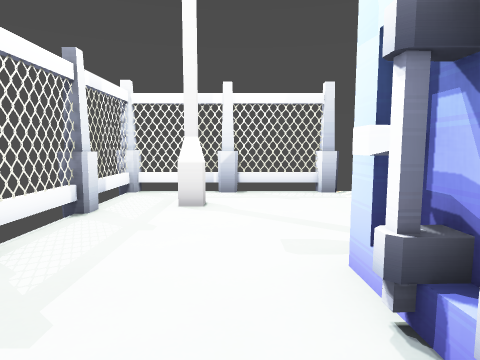
view 1 (above)

12 first-person views from a walk through a 3-D level made in the Godot game engine. The camera is 1.2 m above the floor, tilts 6° down and sees 75° across. The floor is counted in squares, 1 m on a side. Each view is taken from the middle of a square. On the plan, view 1 faces up. The plan holds only what a view shows up to about 13 squares ahead; the rest is blank. The place goes on beyond the plan. Some surface patterns are stand-ins.

view 2
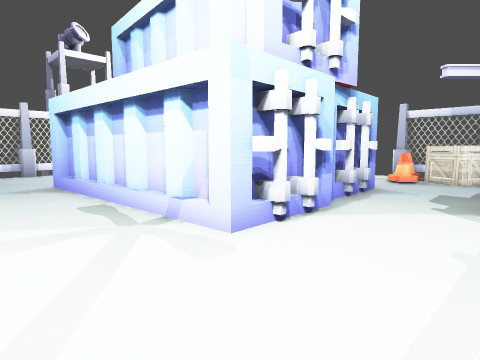

view 3
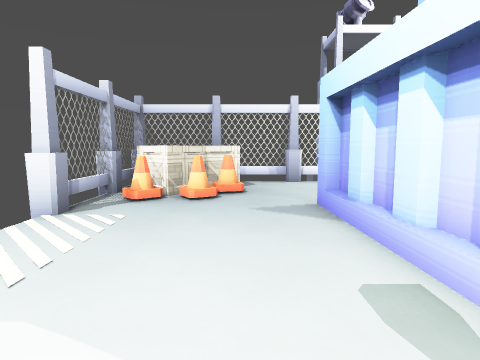

view 4
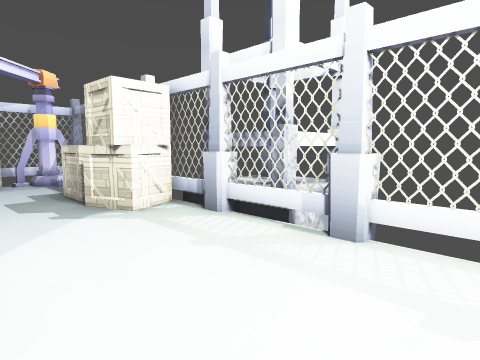

view 5
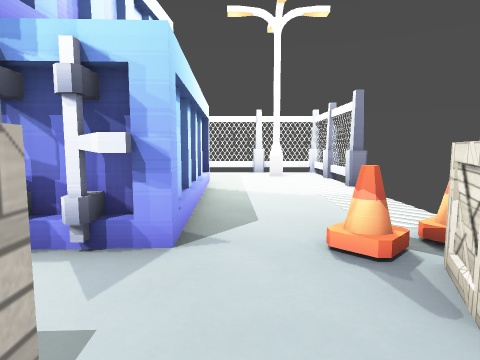

view 6
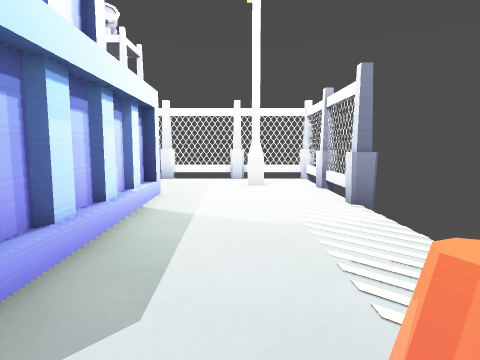

view 7
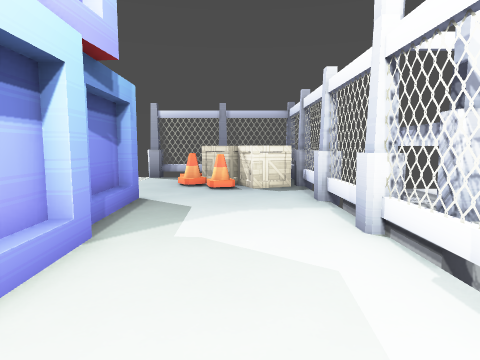

view 8
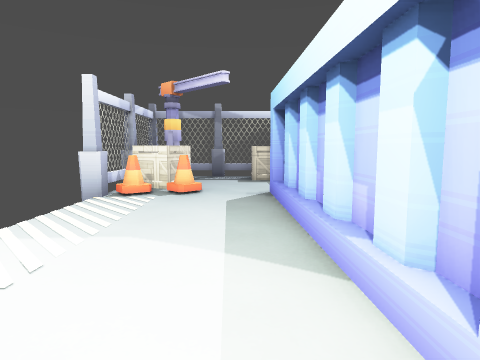

view 9
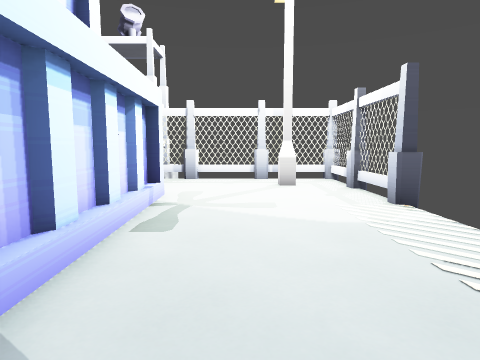

view 10
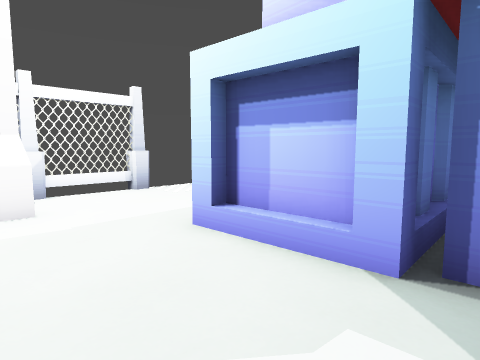

view 11
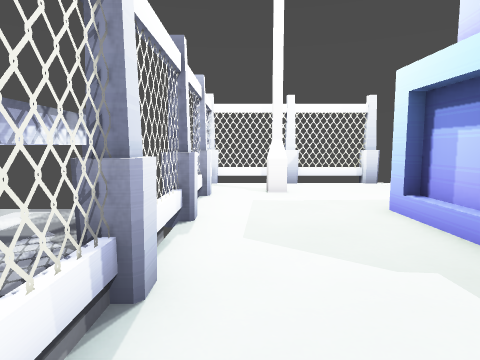

view 12
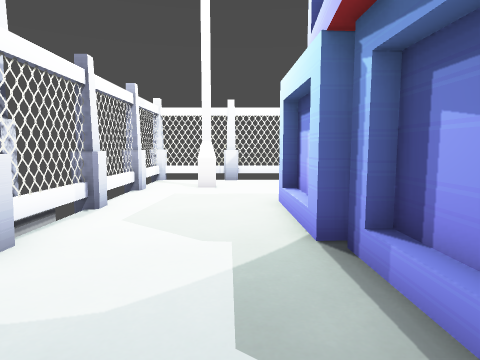

### Floor plan
Key: @ floor where view 1 was taken; # wall or solid block; . floor; / step, stairs or slope; S streetlight; C container; R crane; A crate; N cone; O other object.
Columns run from 3 left of view 1 to 13 right of it. Each row starts with its distance up from view 1.
  9 #####       #####
  8 #..........###OO#
  7 #.S.........NAOO#
  6 #............NA #
  5 #............NAA#
  4 #...............#
  3 #...CCCCCCCC....#
  2 #...C      C....#
  1 #...C      C....#
  0 #..@.C   CCCC...#
 -1 #A...C      C...#
 -2 #AA..C      C...#
 -3 #A...CCCCC.CC...#
 -4 #...............#
 -5 #.............S.#
 -6 #R.AAN..........#
 -7 #RRAAN..........#
 -8 ######/   /######

Positions as (right, up) in squares from view 1, and headings:
1: (0, 0), facing up
2: (-2, 6), facing down-right
3: (2, 5), facing right
4: (1, 5), facing down-left
5: (-2, -4), facing right
6: (1, -5), facing right
7: (11, -4), facing up
8: (10, -4), facing left
9: (9, 5), facing left
10: (12, 1), facing down-left
11: (12, 3), facing down
12: (10, 4), facing down
